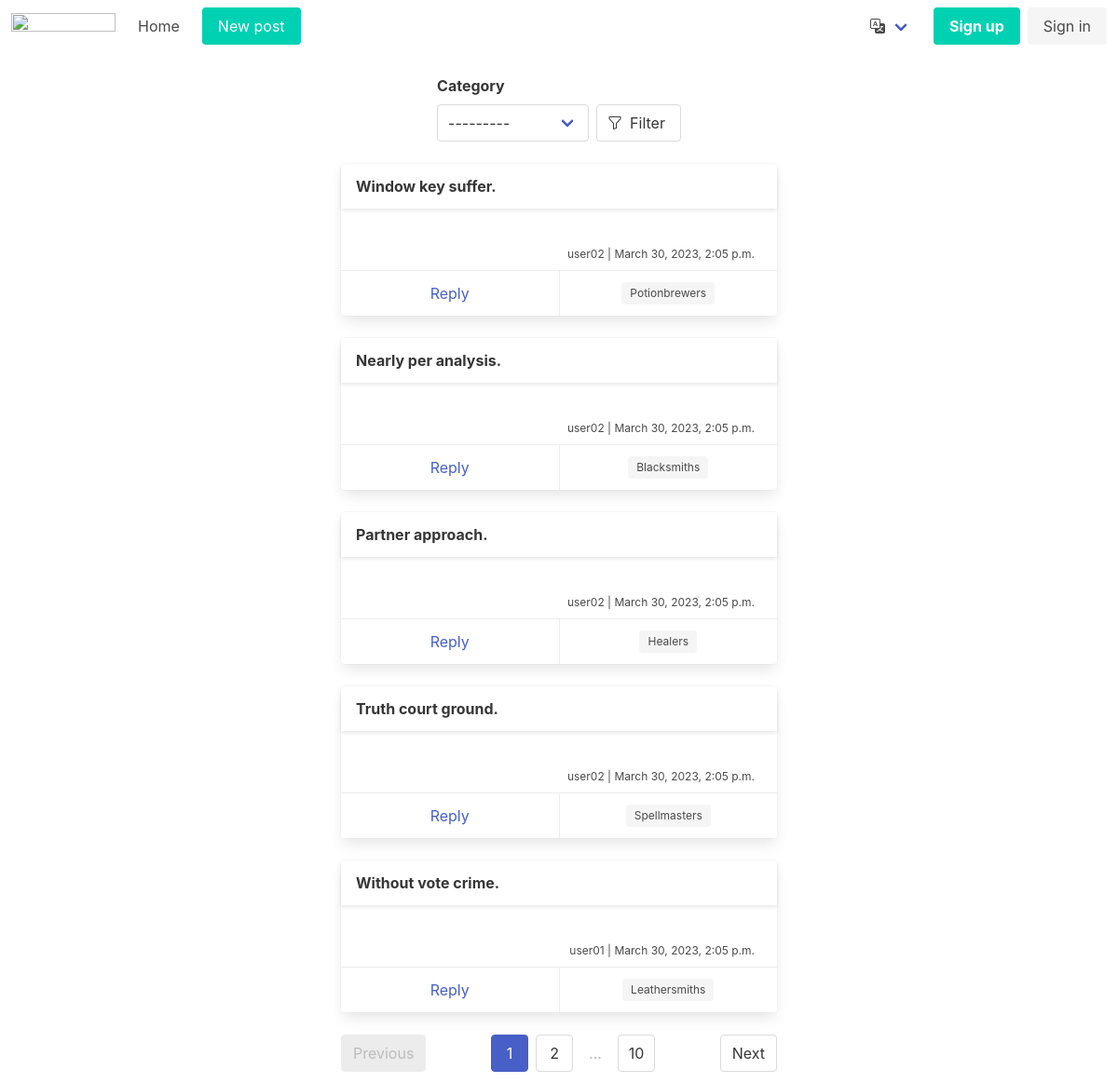
The page / on the database its author committed.
### boardapp/models.py (models this page shows, shortened)
class Post(models.Model):
    author = models.ForeignKey(settings.AUTH_USER_MODEL, on_delete=models.CASCADE, verbose_name=_('Name'))
    title = models.CharField(max_length=255, verbose_name=_('Title'))
    text = tinymce_models.HTMLField(verbose_name=_('Text'))
    category = models.ForeignKey(Category, on_delete=models.RESTRICT, verbose_name=_('Category'))
    date = models.DateTimeField(auto_now_add=True, verbose_name=_('Date'))
    archived = models.BooleanField(default=False)
    class Meta:
        verbose_name = _('Post')
        verbose_name_plural = _('Posts')

class Category(models.Model):
    name = models.CharField(max_length=50, unique=True, verbose_name=_('Name'))
    def __str__(self):
        return f'{self.name}'
    class Meta:
        verbose_name = _('Category')
        verbose_name_plural = _('Сategories')

### users/models.py (models this page shows, shortened)
class User(AbstractUser):
    activated = models.BooleanField(default=False)

### boardapp/views.py (the view)
# urls.py: path('', PostListView.as_view(), name='home'),
class PostListView(FilterView):
    template_name = 'post_list.html'
    filterset_class = PostFilter
    paginate_by = 5
    model = Post
    ordering = ['date']
    def get_queryset(self):
        qs = super().get_queryset()
        qs = qs.filter(archived=False)
        return qs

### boardapp/templatetags/custom_filters.py (called while the page is built)
@register.simple_tag(takes_context=True)
def url_replace(context, **kwargs):
    _dict = context['request'].GET.copy()
    for key, value in kwargs.items():
        _dict[key] = value
    return _dict.urlencode()

### templates/post_list.html (shortened to what this page needs)
{% extends 'base/base.html' %}
{% load i18n %}
{% load custom_filters %}
{% block content %}
{% include 'base/filter.html' %}
<div class="columns is-centered">
  <div class="column is-half">
{% if object_list %}
  {% for post in object_list %}
    <div class="card mb-5">
      <header class="card-header">
        <p class="card-header-title">{{ post.title }}</p>
      </header>
      <div class="card-content pb-2">
        <div class="content">
          <p class="has-text-right is-size-7">{{ post.author }} | {{ post.date }}</p>
        </div>
      </div>
      <footer class="card-footer">
        {% block card-action %}
        {% if post.author == user %}
        <a href="{% url 'replies' %}?post={{ post.pk }}" class="card-footer-item">{% trans "Replies" %}</a>
        {% if not post.archived %}
        <a href="{% url 'post_edit' pk=post.pk %}" class="card-footer-item">{% trans "Edit" %}</a>
        {% else %}
        <p class="card-footer-item">
        <span class="tag">{% trans "Archived" %}</span>
        </p>
        {% endif %}
        <a href="{% url 'post_delete' pk=post.pk %}" class="card-footer-item">{% trans "Delete" %}</a>
        {% else %}
        <a href="{% url 'reply_create' post=post.pk %}" class="card-footer-item">
          {% trans "Reply" context "button" %}</a>
        {% endif %}
        <a href="?{% url_replace category=post.category.pk %}" class="card-footer-item">
          <span class="tag">{{ post.category }}</span>
        </a>
        {% endblock card-action %}
      </footer>
    </div>
  {% endfor %}
{% else %}
  <h2>{% trans "Nothing here!" %}</h2>
{% endif %}
    {% include 'base/paginator.html' %}
  </div>
</div>
{% endblock content %}

### rows shown on the page
Post: title "Window key suffer.", author "user02", date "March 30, 2023, 2:05 p.m.", category "Potionbrewers"
Post: title "Nearly per analysis.", author "user02", date "March 30, 2023, 2:05 p.m.", category "Blacksmiths"
Post: title "Partner approach.", author "user02", date "March 30, 2023, 2:05 p.m.", category "Healers"
Post: title "Truth court ground.", author "user02", date "March 30, 2023, 2:05 p.m.", category "Spellmasters"
Post: title "Without vote crime.", author "user01", date "March 30, 2023, 2:05 p.m.", category "Leathersmiths"

### other values the page prints
{{ field.label }} "Category"
{{ filter }} "Filter"
{{ page_obj.number }} "1"
{{ page_obj.next_page_number }} "2"
{{ page_obj.paginator.num_pages }} "10"
